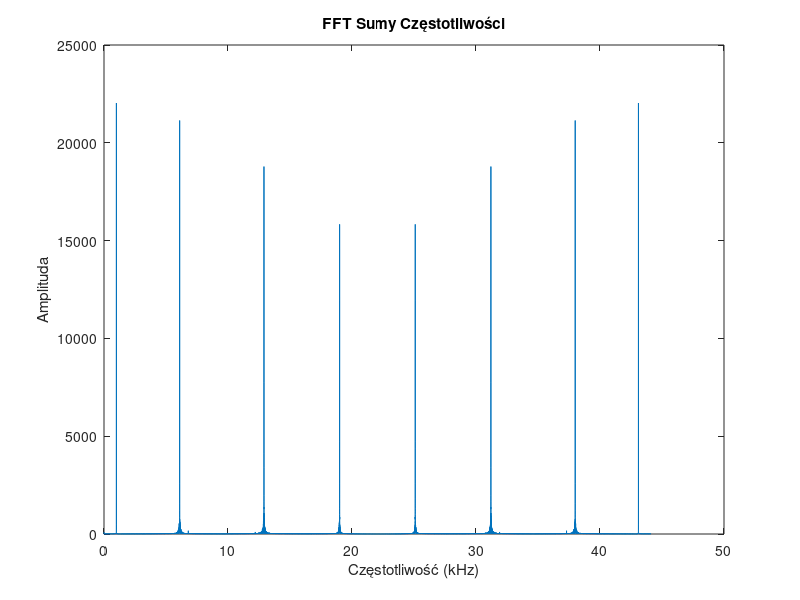

This chart was generated by the following MATLAB code:
clear all; close all; clc;

% parametry sygnału
fpilot = 19000; % częstotliwość 19 kHz
fs = 44100;     % częstotliwość próbkowania
t  = 0:1/fs:1;  % wektor czasu od 0 do 1 sekundy z częstotliwością próbkowania fs

phase_offset = pi/4; % przesunięcie fazowe o pi/4 radianów

df = 10;    % zmiana częstotliwości ±10 Hz
fm = 0.1;   % częstotliwość zmiany częstotliwości (10 sekund)

p = sin(2*pi*fpilot*t + phase_offset);
p = awgn(p, 0, 'measured'); 

% delta_f = df * sin(2*pi*fm*t);
% p = sin(2*pi*(fpilot + delta_f).*t + phase_offset);

% Petla PLL z filtrem typu IIR do odtworzenia częstotliwości i fazy pilota [7]
% i na tej podstawie sygnałów nośnych: symboli c1, stereo c38 i danych RDS c57
freq  = 2*pi*fpilot/fs;
theta = zeros(1,length(p)+1);
alpha = 1e-2;
beta  = alpha^2/4;
for n = 1 : length(p)
    perr = -p(n)*sin(theta(n));
    theta(n+1) = theta(n) + freq + alpha*perr;
    freq = freq + beta*perr;
end
    
% obliczenie składowych sygnału
c1  = cos((1/19)*theta(1:end-1));
c19 = cos(theta(1:end-1));
c38 = cos(2*theta(1:end-1));
c57 = cos(3*theta(1:end-1));

% sumowanie sygnałów
signal_sum = c1 + c19 + c38 + c57;
fft_signal = fft(signal_sum);

% wykres w dziedzinie częstotliwości
Fs = fs;                    % częstotliwość próbkowania
N  = length(signal_sum);    % długość sygnału
f  = linspace(0, Fs, N);    % wektor częstotliwości
f_khz = f / 1000;           % konwersja częstotliwości na kHz

figure;
plot(f_khz, abs(fft_signal));
title('FFT Sumy Częstotliwości');
xlabel('Częstotliwość (kHz)');
ylabel('Amplituda');